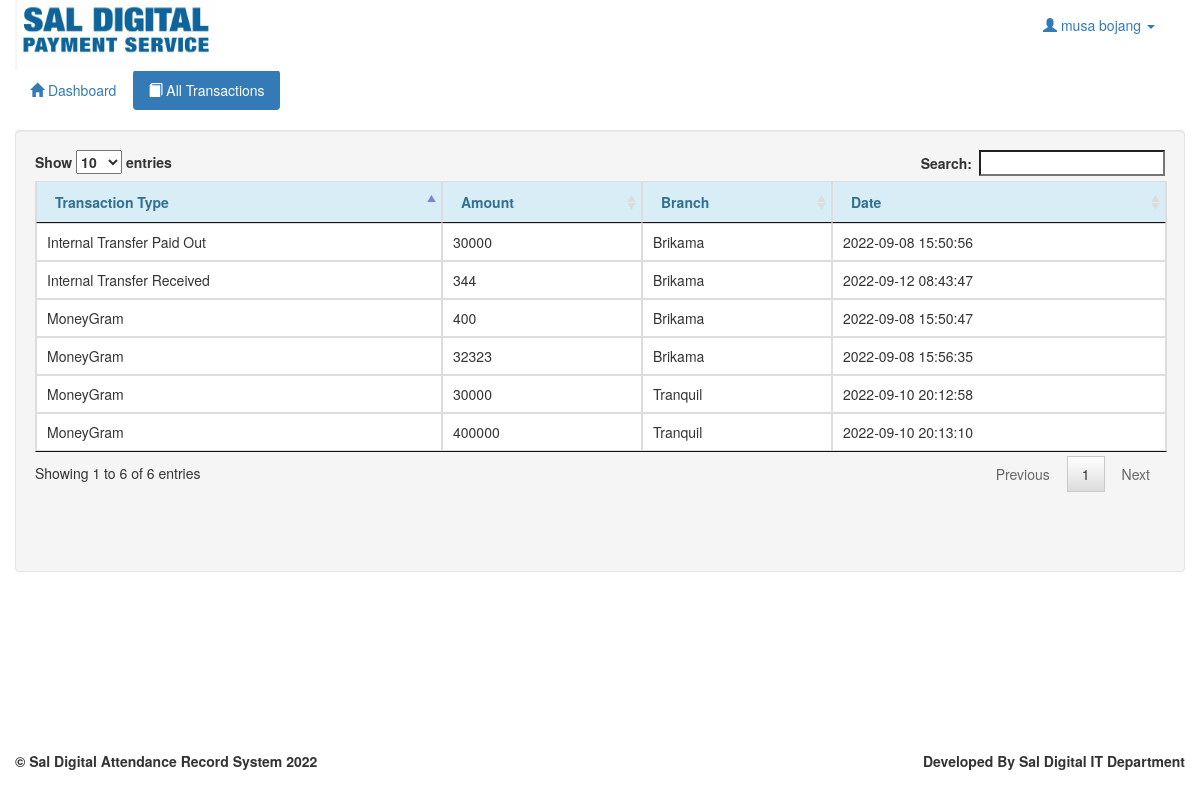
/list_transaction.php (signed in), run on the app's committed database.
### tables this page shows
CREATE TABLE `cc_table_record` (
  `cc_id` int(11) NOT NULL,
  `transaction_type` varchar(50) NOT NULL,
  `amount` int(50) NOT NULL,
  `branch` varchar(30) NOT NULL,
  `date` timestamp NOT NULL DEFAULT current_timestamp() ON UPDATE current_timestamp()
);

### account.php (called while the page is built, shortened)
<?php
	require_once 'connect.php';
	$q_adminname = $conn->query("SELECT * FROM `admin` WHERE `admin_id` = '$_SESSION[admin_id]'") or die(mysqli_error());
	$f_adminname = $q_adminname->fetch_array();
	$admin_name = $f_adminname['firstname']." ".$f_adminname['lastname'];

### list_transaction.php (the view, shortened to what this page needs)
<!DOCTYPE html>
<?php
    require_once 'account.php';
?>
<html lang = "eng">
	<head>
		<link rel = "stylesheet" href = "css/bootstrap.css" />
		<link rel = "stylesheet" href = "css/jquery.dataTables.css" />
	</head>
	<body>
	<nav class = "navbar navbar-fixed-top" style="background:white">
			<div class = "container-fluid">
				<div class = "navbar-header">
					<img src = "images/alogosal.jpeg" width = "200px" height = "70px"/>
				</div>
				<ul class = "nav navbar-nav navbar-right">
					<li class = "dropdown">
						<a href = "#" class = "dropdown-toggle" data-toggle = "dropdown"><i class = "glyphicon glyphicon-user"></i>
                        <?php echo htmlentities($admin_name)?> <b class = "caret"></b></a>
					</li>
				</ul>
			</div>
		</nav>
		<div class = "container-fluid" style = "margin-top:70px;">
			<ul class = "nav nav-pills">
				<li><a href = "dashboard.php"><span class = "glyphicon glyphicon-home"></span> Dashboard</a></li>
				<li class = "active"><a href = "list_transaction.php"><span class = "glyphicon glyphicon-book"></span> All Transactions</a></li>
			</ul>
			<br />
			<div class = "well col-lg-12">
				<table id = "table" class = "table table-bordered">
					<thead class = "alert-info">
						<tr>
							<th>Transaction Type</th>
							<th>Amount</th>
							<th>Branch</th>
							<th>Date</th>
						</tr>
					</thead>
					<tbody>
					<?php
						$q_time = $conn->query("SELECT * FROM `cc_table_record`") or die(mysqli_error());
						while($f_time = $q_time->fetch_array()){
					?>
						<tr>
							<td><?php echo $f_time['transaction_type']?></td>
                            <td><?php echo $f_time['amount']?></td>
                            <td><?php echo $f_time['branch']?></td>
                            <td><?php echo $f_time['date']?></td>
						</tr>
					<?php
						}
					?>
					</tbody>
				</table>
			<br />
			<br />
			<br />
			</div>
		</div>
		<div class = "navbar navbar-fixed-bottom ">
		<div class = "container-fluid">
				<label class = "pull-left">&copy; Sal Digital Attendance Record System 2022</label>
				<label class = "pull-right">Developed By Sal Digital IT Department</a></label>
			</div>
		</div>
	</body>
</html>

### data on the page
cc_table_record: transaction_type "MoneyGram", amount "400", branch "Brikama", date "2022-09-08 15:50:47"
cc_table_record: transaction_type "Internal Transfer Paid Out", amount "30000", branch "Brikama", date "2022-09-08 15:50:56"
cc_table_record: transaction_type "MoneyGram", amount "32323", branch "Brikama", date "2022-09-08 15:56:35"
cc_table_record: transaction_type "Internal Transfer Received", amount "344", branch "Brikama", date "2022-09-12 08:43:47"
cc_table_record: transaction_type "MoneyGram", amount "30000", branch "Tranquil", date "2022-09-10 20:12:58"
cc_table_record: transaction_type "MoneyGram", amount "400000", branch "Tranquil", date "2022-09-10 20:13:10"

### other printed values
$admin_name "musa bojang"
